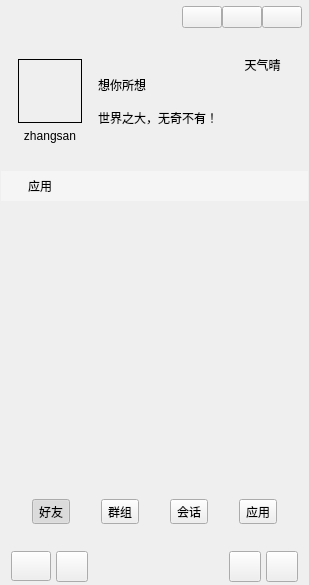
<?xml version="1.0" encoding="UTF-8"?>
<ui version="4.0">
 <class>MainWindow</class>
 <widget class="QWidget" name="MainWindow">
  <property name="geometry">
   <rect>
    <x>0</x>
    <y>0</y>
    <width>309</width>
    <height>585</height>
   </rect>
  </property>
  <property name="maximumSize">
   <size>
    <width>362</width>
    <height>16777215</height>
   </size>
  </property>
  <property name="windowTitle">
   <string>畅想聊天APP</string>
  </property>
  <property name="windowIcon">
   <iconset resource="images.qrc">
    <normaloff>:/resource/background/app.png</normaloff>:/resource/background/app.png</iconset>
  </property>
  <property name="styleSheet">
   <string notr="true"/>
  </property>
  <layout class="QVBoxLayout" name="verticalLayout">
   <property name="spacing">
    <number>0</number>
   </property>
   <property name="leftMargin">
    <number>1</number>
   </property>
   <property name="topMargin">
    <number>1</number>
   </property>
   <property name="rightMargin">
    <number>1</number>
   </property>
   <property name="bottomMargin">
    <number>1</number>
   </property>
   <item>
    <widget class="QWidget" name="widgetUserInfo" native="true">
     <property name="minimumSize">
      <size>
       <width>0</width>
       <height>170</height>
      </size>
     </property>
     <property name="maximumSize">
      <size>
       <width>16777215</width>
       <height>170</height>
      </size>
     </property>
     <layout class="QVBoxLayout" name="verticalLayout_9">
      <property name="spacing">
       <number>0</number>
      </property>
      <property name="leftMargin">
       <number>1</number>
      </property>
      <property name="topMargin">
       <number>1</number>
      </property>
      <property name="rightMargin">
       <number>1</number>
      </property>
      <property name="bottomMargin">
       <number>1</number>
      </property>
      <item>
       <widget class="QWidget" name="widgetWinBar" native="true">
        <property name="minimumSize">
         <size>
          <width>0</width>
          <height>30</height>
         </size>
        </property>
        <property name="maximumSize">
         <size>
          <width>16777215</width>
          <height>30</height>
         </size>
        </property>
        <layout class="QHBoxLayout" name="horizontalLayout_7">
         <property name="spacing">
          <number>0</number>
         </property>
         <property name="leftMargin">
          <number>0</number>
         </property>
         <property name="topMargin">
          <number>0</number>
         </property>
         <property name="rightMargin">
          <number>5</number>
         </property>
         <property name="bottomMargin">
          <number>0</number>
         </property>
         <item>
          <widget class="QLabel" name="label_9">
           <property name="minimumSize">
            <size>
             <width>30</width>
             <height>0</height>
            </size>
           </property>
           <property name="text">
            <string/>
           </property>
           <property name="pixmap">
            <pixmap resource="images.qrc">:/resource/images/robot.png</pixmap>
           </property>
          </widget>
         </item>
         <item>
          <spacer name="horizontalSpacer">
           <property name="orientation">
            <enum>Qt::Horizontal</enum>
           </property>
           <property name="sizeHint" stdset="0">
            <size>
             <width>220</width>
             <height>20</height>
            </size>
           </property>
          </spacer>
         </item>
         <item>
          <widget class="QPushButton" name="btnWinMenu">
           <property name="focusPolicy">
            <enum>Qt::NoFocus</enum>
           </property>
           <property name="text">
            <string/>
           </property>
          </widget>
         </item>
         <item>
          <widget class="QPushButton" name="btnWinMin">
           <property name="focusPolicy">
            <enum>Qt::NoFocus</enum>
           </property>
           <property name="text">
            <string/>
           </property>
           <property name="icon">
            <iconset resource="images.qrc">
             <normaloff>:/resource/common/ic_min.png</normaloff>:/resource/common/ic_min.png</iconset>
           </property>
          </widget>
         </item>
         <item>
          <widget class="QPushButton" name="btnWinClose">
           <property name="focusPolicy">
            <enum>Qt::NoFocus</enum>
           </property>
           <property name="text">
            <string/>
           </property>
           <property name="icon">
            <iconset resource="images.qrc">
             <normaloff>:/resource/common/ic_close_white.png</normaloff>:/resource/common/ic_close_white.png</iconset>
           </property>
          </widget>
         </item>
        </layout>
       </widget>
      </item>
      <item>
       <layout class="QHBoxLayout" name="horizontalLayout_8">
        <property name="spacing">
         <number>5</number>
        </property>
        <property name="leftMargin">
         <number>5</number>
        </property>
        <property name="rightMargin">
         <number>5</number>
        </property>
        <item>
         <widget class="QWidget" name="widget" native="true">
          <layout class="QVBoxLayout" name="verticalLayout_2">
           <item>
            <spacer name="verticalSpacer_4">
             <property name="orientation">
              <enum>Qt::Vertical</enum>
             </property>
             <property name="sizeHint" stdset="0">
              <size>
               <width>20</width>
               <height>40</height>
              </size>
             </property>
            </spacer>
           </item>
           <item>
            <widget class="QWidget" name="widgetHead" native="true">
             <property name="minimumSize">
              <size>
               <width>64</width>
               <height>64</height>
              </size>
             </property>
             <property name="maximumSize">
              <size>
               <width>64</width>
               <height>64</height>
              </size>
             </property>
             <property name="styleSheet">
              <string notr="true">border: 1px solid #000000;</string>
             </property>
             <layout class="QHBoxLayout" name="horizontalLayout_9">
              <property name="spacing">
               <number>0</number>
              </property>
              <property name="leftMargin">
               <number>0</number>
              </property>
              <property name="topMargin">
               <number>0</number>
              </property>
              <property name="rightMargin">
               <number>0</number>
              </property>
              <property name="bottomMargin">
               <number>0</number>
              </property>
             </layout>
            </widget>
           </item>
           <item>
            <widget class="QLabel" name="labelUser">
             <property name="text">
              <string>zhangsan</string>
             </property>
             <property name="alignment">
              <set>Qt::AlignCenter</set>
             </property>
            </widget>
           </item>
           <item>
            <spacer name="verticalSpacer_3">
             <property name="orientation">
              <enum>Qt::Vertical</enum>
             </property>
             <property name="sizeHint" stdset="0">
              <size>
               <width>20</width>
               <height>40</height>
              </size>
             </property>
            </spacer>
           </item>
          </layout>
         </widget>
        </item>
        <item>
         <layout class="QVBoxLayout" name="verticalLayout_7">
          <property name="spacing">
           <number>15</number>
          </property>
          <item>
           <spacer name="verticalSpacer_2">
            <property name="orientation">
             <enum>Qt::Vertical</enum>
            </property>
            <property name="sizeHint" stdset="0">
             <size>
              <width>20</width>
              <height>40</height>
             </size>
            </property>
           </spacer>
          </item>
          <item>
           <widget class="QLabel" name="labelUserName">
            <property name="text">
             <string>想你所想</string>
            </property>
           </widget>
          </item>
          <item>
           <widget class="QLabel" name="labelUserMask">
            <property name="text">
             <string>世界之大，无奇不有！</string>
            </property>
           </widget>
          </item>
          <item>
           <spacer name="verticalSpacer">
            <property name="orientation">
             <enum>Qt::Vertical</enum>
            </property>
            <property name="sizeHint" stdset="0">
             <size>
              <width>20</width>
              <height>40</height>
             </size>
            </property>
           </spacer>
          </item>
         </layout>
        </item>
        <item>
         <layout class="QVBoxLayout" name="verticalLayout_8">
          <item>
           <widget class="QLabel" name="label_10">
            <property name="text">
             <string>天气晴</string>
            </property>
            <property name="alignment">
             <set>Qt::AlignCenter</set>
            </property>
           </widget>
          </item>
          <item>
           <widget class="QLabel" name="label_12">
            <property name="text">
             <string/>
            </property>
            <property name="alignment">
             <set>Qt::AlignCenter</set>
            </property>
           </widget>
          </item>
         </layout>
        </item>
       </layout>
      </item>
     </layout>
    </widget>
   </item>
   <item>
    <widget class="QStackedWidget" name="GCStackedWidget">
     <property name="styleSheet">
      <string notr="true"/>
     </property>
     <property name="currentIndex">
      <number>3</number>
     </property>
     <widget class="QWidget" name="page2">
      <layout class="QVBoxLayout" name="verticalLayout_4">
       <property name="spacing">
        <number>0</number>
       </property>
       <property name="leftMargin">
        <number>0</number>
       </property>
       <property name="topMargin">
        <number>0</number>
       </property>
       <property name="rightMargin">
        <number>0</number>
       </property>
       <property name="bottomMargin">
        <number>0</number>
       </property>
       <item>
        <widget class="QWidget" name="widgetFrindT" native="true">
         <property name="maximumSize">
          <size>
           <width>16777215</width>
           <height>30</height>
          </size>
         </property>
         <property name="styleSheet">
          <string notr="true">QWidget#widgetFrindT  {
	background-color: #5AFFFFFF;
}</string>
         </property>
         <layout class="QHBoxLayout" name="horizontalLayout_3" stretch="0,1">
          <property name="spacing">
           <number>10</number>
          </property>
          <property name="leftMargin">
           <number>10</number>
          </property>
          <property name="topMargin">
           <number>0</number>
          </property>
          <property name="rightMargin">
           <number>0</number>
          </property>
          <property name="bottomMargin">
           <number>0</number>
          </property>
          <item>
           <widget class="QLabel" name="label_3">
            <property name="text">
             <string/>
            </property>
            <property name="pixmap">
             <pixmap resource="images.qrc">:/resource/images/ic_user.png</pixmap>
            </property>
            <property name="scaledContents">
             <bool>false</bool>
            </property>
           </widget>
          </item>
          <item>
           <widget class="QLabel" name="label_4">
            <property name="text">
             <string>联系人</string>
            </property>
           </widget>
          </item>
         </layout>
        </widget>
       </item>
       <item>
        <widget class="QQListWidget" name="frindListWidget" native="true"/>
       </item>
      </layout>
     </widget>
     <widget class="QWidget" name="page3">
      <layout class="QVBoxLayout" name="verticalLayout_3">
       <property name="spacing">
        <number>0</number>
       </property>
       <property name="leftMargin">
        <number>0</number>
       </property>
       <property name="topMargin">
        <number>0</number>
       </property>
       <property name="rightMargin">
        <number>0</number>
       </property>
       <property name="bottomMargin">
        <number>0</number>
       </property>
       <item>
        <widget class="QWidget" name="widgetGroupT" native="true">
         <property name="maximumSize">
          <size>
           <width>16777215</width>
           <height>30</height>
          </size>
         </property>
         <property name="styleSheet">
          <string notr="true">QWidget#widgetGroupT  {
	background-color: #5AFFFFFF;
}</string>
         </property>
         <layout class="QHBoxLayout" name="horizontalLayout_4" stretch="0,1">
          <property name="spacing">
           <number>10</number>
          </property>
          <property name="leftMargin">
           <number>10</number>
          </property>
          <property name="topMargin">
           <number>0</number>
          </property>
          <property name="rightMargin">
           <number>0</number>
          </property>
          <property name="bottomMargin">
           <number>0</number>
          </property>
          <item>
           <widget class="QLabel" name="label_5">
            <property name="text">
             <string/>
            </property>
            <property name="pixmap">
             <pixmap resource="images.qrc">:/resource/images/ic_group.png</pixmap>
            </property>
            <property name="scaledContents">
             <bool>false</bool>
            </property>
           </widget>
          </item>
          <item>
           <widget class="QLabel" name="label_6">
            <property name="text">
             <string>群组</string>
            </property>
           </widget>
          </item>
         </layout>
        </widget>
       </item>
       <item>
        <widget class="QQListWidget" name="groupListWidget" native="true"/>
       </item>
      </layout>
     </widget>
     <widget class="QWidget" name="page">
      <layout class="QVBoxLayout" name="verticalLayout_10">
       <property name="spacing">
        <number>0</number>
       </property>
       <property name="leftMargin">
        <number>0</number>
       </property>
       <property name="topMargin">
        <number>0</number>
       </property>
       <property name="rightMargin">
        <number>0</number>
       </property>
       <property name="bottomMargin">
        <number>0</number>
       </property>
       <item>
        <widget class="QWidget" name="widgetConVT" native="true">
         <property name="maximumSize">
          <size>
           <width>16777215</width>
           <height>30</height>
          </size>
         </property>
         <property name="styleSheet">
          <string notr="true">QWidget#widgetConVT  {
	background-color: #5AFFFFFF;
}</string>
         </property>
         <layout class="QHBoxLayout" name="horizontalLayout_2" stretch="0,1">
          <property name="spacing">
           <number>10</number>
          </property>
          <property name="leftMargin">
           <number>10</number>
          </property>
          <property name="topMargin">
           <number>0</number>
          </property>
          <property name="rightMargin">
           <number>0</number>
          </property>
          <property name="bottomMargin">
           <number>0</number>
          </property>
          <item>
           <widget class="QLabel" name="label">
            <property name="text">
             <string/>
            </property>
            <property name="pixmap">
             <pixmap resource="images.qrc">:/resource/images/ic_chat.png</pixmap>
            </property>
            <property name="scaledContents">
             <bool>false</bool>
            </property>
           </widget>
          </item>
          <item>
           <widget class="QLabel" name="label_2">
            <property name="text">
             <string>会话</string>
            </property>
           </widget>
          </item>
         </layout>
        </widget>
       </item>
       <item>
        <widget class="QQListWidget" name="convationListWidget" native="true"/>
       </item>
      </layout>
     </widget>
     <widget class="QWidget" name="page_2">
      <layout class="QVBoxLayout" name="verticalLayout_6">
       <property name="spacing">
        <number>0</number>
       </property>
       <property name="leftMargin">
        <number>0</number>
       </property>
       <property name="topMargin">
        <number>0</number>
       </property>
       <property name="rightMargin">
        <number>0</number>
       </property>
       <property name="bottomMargin">
        <number>0</number>
       </property>
       <item>
        <widget class="QWidget" name="widgetApply" native="true">
         <property name="maximumSize">
          <size>
           <width>16777215</width>
           <height>30</height>
          </size>
         </property>
         <property name="styleSheet">
          <string notr="true">QWidget#widgetApply  {
	background-color: #5AFFFFFF;
}</string>
         </property>
         <layout class="QHBoxLayout" name="horizontalLayout_6" stretch="0,1">
          <property name="spacing">
           <number>10</number>
          </property>
          <property name="leftMargin">
           <number>10</number>
          </property>
          <property name="topMargin">
           <number>0</number>
          </property>
          <property name="rightMargin">
           <number>0</number>
          </property>
          <property name="bottomMargin">
           <number>0</number>
          </property>
          <item>
           <widget class="QLabel" name="label_7">
            <property name="text">
             <string/>
            </property>
            <property name="pixmap">
             <pixmap resource="images.qrc">:/resource/images/ic_app.png</pixmap>
            </property>
            <property name="scaledContents">
             <bool>false</bool>
            </property>
           </widget>
          </item>
          <item>
           <widget class="QLabel" name="label_8">
            <property name="text">
             <string>应用</string>
            </property>
           </widget>
          </item>
         </layout>
        </widget>
       </item>
       <item>
        <widget class="QQListWidget" name="widget_5" native="true"/>
       </item>
      </layout>
     </widget>
    </widget>
   </item>
   <item>
    <widget class="QWidget" name="widgetBottom" native="true">
     <property name="minimumSize">
      <size>
       <width>0</width>
       <height>110</height>
      </size>
     </property>
     <property name="maximumSize">
      <size>
       <width>16777215</width>
       <height>110</height>
      </size>
     </property>
     <layout class="QVBoxLayout" name="verticalLayout_5">
      <property name="spacing">
       <number>0</number>
      </property>
      <property name="leftMargin">
       <number>0</number>
      </property>
      <property name="topMargin">
       <number>0</number>
      </property>
      <property name="rightMargin">
       <number>0</number>
      </property>
      <property name="bottomMargin">
       <number>0</number>
      </property>
      <item>
       <widget class="QWidget" name="widgetButtons" native="true">
        <property name="minimumSize">
         <size>
          <width>0</width>
          <height>65</height>
         </size>
        </property>
        <layout class="QHBoxLayout" name="horizontalLayout">
         <property name="spacing">
          <number>0</number>
         </property>
         <property name="leftMargin">
          <number>0</number>
         </property>
         <property name="topMargin">
          <number>0</number>
         </property>
         <property name="rightMargin">
          <number>0</number>
         </property>
         <property name="bottomMargin">
          <number>0</number>
         </property>
         <item>
          <widget class="QToolButton" name="btnFrind">
           <property name="text">
            <string>好友</string>
           </property>
           <property name="icon">
            <iconset resource="images.qrc">
             <normaloff>:/resource/images/contacts.png</normaloff>:/resource/images/contacts.png</iconset>
           </property>
           <property name="iconSize">
            <size>
             <width>24</width>
             <height>24</height>
            </size>
           </property>
           <property name="checkable">
            <bool>true</bool>
           </property>
           <property name="checked">
            <bool>true</bool>
           </property>
           <property name="toolButtonStyle">
            <enum>Qt::ToolButtonTextUnderIcon</enum>
           </property>
          </widget>
         </item>
         <item>
          <widget class="QToolButton" name="btnGroup">
           <property name="text">
            <string>群组</string>
           </property>
           <property name="icon">
            <iconset resource="images.qrc">
             <normaloff>:/resource/images/group_normal.png</normaloff>:/resource/images/group_normal.png</iconset>
           </property>
           <property name="iconSize">
            <size>
             <width>24</width>
             <height>24</height>
            </size>
           </property>
           <property name="checkable">
            <bool>true</bool>
           </property>
           <property name="toolButtonStyle">
            <enum>Qt::ToolButtonTextUnderIcon</enum>
           </property>
          </widget>
         </item>
         <item>
          <widget class="QToolButton" name="btnConversation">
           <property name="toolTip">
            <string>会话</string>
           </property>
           <property name="text">
            <string>会话</string>
           </property>
           <property name="icon">
            <iconset resource="images.qrc">
             <normaloff>:/resource/images/conversation_normal.png</normaloff>:/resource/images/conversation_normal.png</iconset>
           </property>
           <property name="iconSize">
            <size>
             <width>24</width>
             <height>24</height>
            </size>
           </property>
           <property name="checkable">
            <bool>true</bool>
           </property>
           <property name="checked">
            <bool>false</bool>
           </property>
           <property name="toolButtonStyle">
            <enum>Qt::ToolButtonTextUnderIcon</enum>
           </property>
          </widget>
         </item>
         <item>
          <widget class="QToolButton" name="btnApplay">
           <property name="toolTip">
            <string>应用</string>
           </property>
           <property name="text">
            <string>应用</string>
           </property>
           <property name="icon">
            <iconset resource="images.qrc">
             <normaloff>:/resource/images/applay.png</normaloff>:/resource/images/applay.png</iconset>
           </property>
           <property name="iconSize">
            <size>
             <width>24</width>
             <height>24</height>
            </size>
           </property>
           <property name="checkable">
            <bool>true</bool>
           </property>
           <property name="checked">
            <bool>false</bool>
           </property>
           <property name="toolButtonStyle">
            <enum>Qt::ToolButtonTextUnderIcon</enum>
           </property>
          </widget>
         </item>
        </layout>
       </widget>
      </item>
      <item>
       <widget class="QWidget" name="widgetMenu" native="true">
        <property name="minimumSize">
         <size>
          <width>0</width>
          <height>35</height>
         </size>
        </property>
        <property name="maximumSize">
         <size>
          <width>16777215</width>
          <height>35</height>
         </size>
        </property>
        <layout class="QHBoxLayout" name="horizontalLayout_5">
         <property name="spacing">
          <number>5</number>
         </property>
         <property name="leftMargin">
          <number>10</number>
         </property>
         <property name="topMargin">
          <number>2</number>
         </property>
         <property name="rightMargin">
          <number>10</number>
         </property>
         <property name="bottomMargin">
          <number>2</number>
         </property>
         <item>
          <widget class="QPushButton" name="btnSysMenu">
           <property name="minimumSize">
            <size>
             <width>0</width>
             <height>30</height>
            </size>
           </property>
           <property name="toolTip">
            <string>系统菜单</string>
           </property>
           <property name="text">
            <string/>
           </property>
           <property name="icon">
            <iconset resource="images.qrc">
             <normaloff>:/resource/common/ic_sysmen.png</normaloff>:/resource/common/ic_sysmen.png</iconset>
           </property>
           <property name="iconSize">
            <size>
             <width>24</width>
             <height>24</height>
            </size>
           </property>
          </widget>
         </item>
         <item>
          <widget class="QToolButton" name="tbtnAddUser">
           <property name="minimumSize">
            <size>
             <width>0</width>
             <height>30</height>
            </size>
           </property>
           <property name="toolTip">
            <string>添加好友</string>
           </property>
           <property name="text">
            <string/>
           </property>
           <property name="icon">
            <iconset resource="images.qrc">
             <normaloff>:/resource/common/ic_user_add.png</normaloff>:/resource/common/ic_user_add.png</iconset>
           </property>
           <property name="iconSize">
            <size>
             <width>24</width>
             <height>24</height>
            </size>
           </property>
          </widget>
         </item>
         <item>
          <spacer name="horizontalSpacer_2">
           <property name="orientation">
            <enum>Qt::Horizontal</enum>
           </property>
           <property name="sizeHint" stdset="0">
            <size>
             <width>40</width>
             <height>20</height>
            </size>
           </property>
          </spacer>
         </item>
         <item>
          <widget class="QToolButton" name="tbtnWeather">
           <property name="minimumSize">
            <size>
             <width>0</width>
             <height>30</height>
            </size>
           </property>
           <property name="toolTip">
            <string>天气查询</string>
           </property>
           <property name="text">
            <string/>
           </property>
           <property name="icon">
            <iconset resource="images.qrc">
             <normaloff>:/resource/common/ic_weather.png</normaloff>:/resource/common/ic_weather.png</iconset>
           </property>
           <property name="iconSize">
            <size>
             <width>24</width>
             <height>24</height>
            </size>
           </property>
          </widget>
         </item>
         <item>
          <widget class="QToolButton" name="tbtnCalendar">
           <property name="minimumSize">
            <size>
             <width>0</width>
             <height>30</height>
            </size>
           </property>
           <property name="toolTip">
            <string>日历</string>
           </property>
           <property name="text">
            <string/>
           </property>
           <property name="icon">
            <iconset resource="images.qrc">
             <normaloff>:/resource/common/ic_calendar.png</normaloff>:/resource/common/ic_calendar.png</iconset>
           </property>
           <property name="iconSize">
            <size>
             <width>24</width>
             <height>24</height>
            </size>
           </property>
          </widget>
         </item>
        </layout>
       </widget>
      </item>
     </layout>
    </widget>
   </item>
  </layout>
 </widget>
 <layoutdefault spacing="6" margin="11"/>
 <customwidgets>
  <customwidget>
   <class>QQListWidget</class>
   <extends>QWidget</extends>
   <header location="global">basewidget/qqlist/qqlistwidget.h</header>
   <container>1</container>
  </customwidget>
 </customwidgets>
 <resources>
  <include location="images.qrc"/>
 </resources>
 <connections>
  <connection>
   <sender>btnWinMin</sender>
   <signal>clicked()</signal>
   <receiver>MainWindow</receiver>
   <slot>showMinimized()</slot>
   <hints>
    <hint type="sourcelabel">
     <x>265</x>
     <y>13</y>
    </hint>
    <hint type="destinationlabel">
     <x>330</x>
     <y>81</y>
    </hint>
   </hints>
  </connection>
  <connection>
   <sender>btnWinClose</sender>
   <signal>clicked()</signal>
   <receiver>MainWindow</receiver>
   <slot>hide()</slot>
   <hints>
    <hint type="sourcelabel">
     <x>288</x>
     <y>17</y>
    </hint>
    <hint type="destinationlabel">
     <x>399</x>
     <y>54</y>
    </hint>
   </hints>
  </connection>
 </connections>
</ui>
